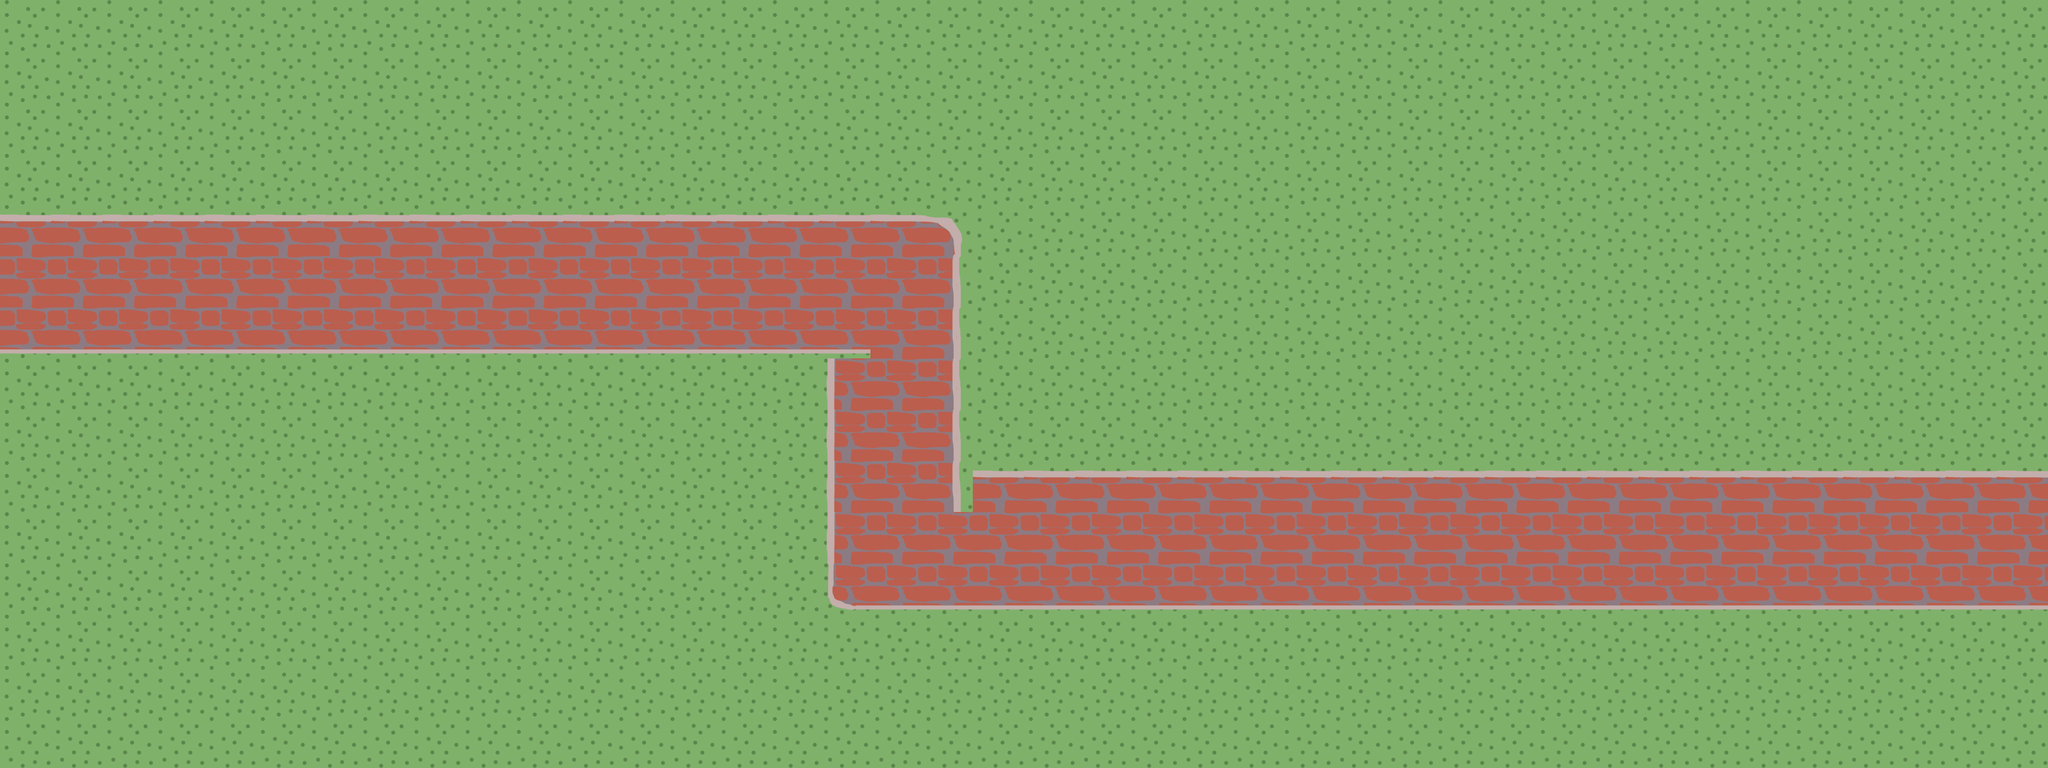

This is a level from a 2D game, rendered from its Tiled map with the project's own tilesets. A one-line summary and the map file follow, with tile-layer data summarised:
An orthogonal 40x15 tile map with 128x128 px tiles, 2 tile layers (background, foreground), 2 tilesets.

<map version="1.0" orientation="orthogonal" renderorder="right-down" width="40" height="15" tilewidth="128" tileheight="128" nextobjectid="1">
 <tileset firstgid="1" name="bricks" tilewidth="128" tileheight="128">
  <image source="../img/map/bricks.png" width="384" height="384" />
 </tileset>
 <tileset firstgid="10" name="grass" tilewidth="128" tileheight="128">
  <image source="../img/map/grass.png" width="128" height="128" />
 </tileset>
 <layer name="background" width="40" height="15">
  <data>[600 cells, 600 non-empty, 1 distinct tile ids]</data>
 </layer>
 <layer name="foreground" width="40" height="15">
  <data>[600 cells, 135 non-empty, 7 distinct tile ids]</data>
 </layer>
</map>